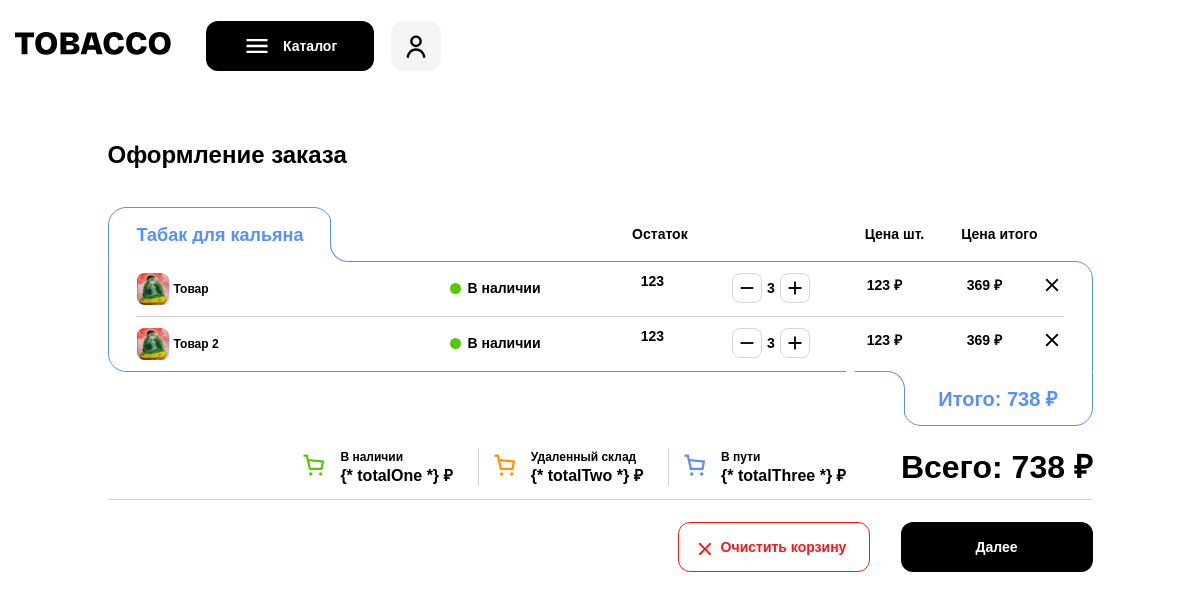
The page /basket/ (signed in) on the database its author committed.
### api/models.py (models this page shows, shortened)
class Category(models.Model):
    name = models.CharField('Название', max_length=30)
    time_create = models.DateTimeField(auto_now_add=True)

class Product(models.Model):
    name = models.CharField('Наименование', max_length=40, blank=True)
    img = models.ImageField('Изображение', upload_to="img/%Y/%m/%d", blank=True)
    rest = models.IntegerField('Остаток', blank=True)
    price = models.IntegerField('Цена', blank=True)
    time_create = models.DateTimeField(auto_now_add=True)
    time_update = models.DateTimeField(auto_now=True)
    is_published = models.BooleanField(default=True)
    availability = models.ForeignKey('Availability', on_delete=models.PROTECT, null=True)  # наличие
    category = models.ForeignKey('Subcategory', on_delete=models.PROTECT, null=True)
    product_status = models.ForeignKey('ProductStatus', on_delete=models.PROTECT, null=True)  # статус товара(new, sale..)

class Availability(models.Model):
    name = models.CharField('Название', max_length=30)
    time_create = models.DateTimeField(auto_now_add=True)
    def __str__(self):
        return self.name

### main/views.py (the view)
# urls.py: path('basket/', basket, name='basket'),
@login_required
def basket(request):
    order = {}
    orders = Order.objects.filter(user=request.user).first()
    total = 0
    for item in json.loads(orders.order):
        item_id = Product.objects.get(id=item)
        item_data = json.loads(orders.order)[item]
        cat_total = item_data['total']
        total += cat_total
        category = item_id.category.parent_category.name
        if category not in order:
            order[category] = {'total': cat_total, 'cat_id': item_id.category.parent_category.id,
                               'data': [{'product': item_id, 'count': item_data['count'], 'total': item_data['total']}]}
        else:
            order[category]['data'].append(
                {'product': item_id, 'count': item_data['count'], 'total': item_data['total']})
            order[category]['total'] += cat_total
    return render(request, 'main/basket.html', {'order': order, 'total': total})

### main/templates/main/basket.html (shortened to what this page needs)
{% extends "main/base.html" %}
{% load static %}
{% block content %}
<main class="main">
  <section class="ordering">
    <div class="ordering__container container">
      <h1 class="ordering__title">Оформление заказа</h1>
      <div class="ordering__content">
        {% for item, products in order.items %}
        <div class="ordering__item ordering-item">
          <div class="ordering-item__head">
            <h2 class="ordering-item__title">{{item}}</h2>
            <ul class="list-reset ordering-item__head-list">
              <div class="ordering-item__head-item">Остаток</div>
              <div class="ordering-item__head-item">Цена шт.</div>
              <div class="ordering-item__head-item">Цена итого</div>
            </ul>
          </div>
          <div class="ordering-item__body">
            {% for product in products.data %}
            <div class="product ordering-item__product" id="item_{{product.product.id}}">
              <div class="product__items product__items--ordering">
                <div class="product__left">
                  <img src="/media/{{product.product.img}}" alt="product" class="image product__img">
                  <h3 class="product__title">{{product.product.name}}</h3>
                </div>
                <ul class="list-reset product__right-list">
                  <li class="product__right-item">
                    <div class="product__presence product__presence--ordering">{{product.product.availability}}</div>
                    <div class="product__residue">{{product.product.rest}}</div>
                    <div class="product__calc product-calc">
                      <button class="btn-reset product-calc__btn product-calc__btn--minus" v-on:click="minusCount({{product.product.id}}, {{product.product.price}}, {{products.cat_id}})"></button>
                      <div class="product-calc__value" value="{{product.count}}" id="count_{{product.product.id}}">
                        {{product.count}}
                      </div>
                      <button class="btn-reset product-calc__btn product-calc__btn--plus" v-on:click="plusCount({{product.product.id}}, {{product.product.price}}, {{products.cat_id}})"></button>
                    </div>
                    <div class="product__size">{{product.product.price}} ₽</div>
                    <div class="product__size-all product__size-all--ordering" value="{{product.total}}" id="total_{{product.product.id}}">{{product.total}} ₽</div>
                    <button class="btn-reset product__btn product__btn--close" v-on:click="delItem({{product.product.id}}, {{products.cat_id}})"></button>
                  </li>
                </ul>
              </div>
            </div>
            {% endfor %}
          </div>
          <div class="ordering-item__bottom">
            <div class="ordering-item__total" id="catTotal_{{products.cat_id}}">Итого: {{products.total}} ₽
            </div>
          </div>
        </div>
        {% endfor %}
      </div>
      <div class="ordering__footer ordering-footer">
        <div class="header__right ordering-footer__item">
          <ul class="list-reset header__list">
            <li class="header__item">
              <div class="header__icon">
                <img loading="lazy"
                     src="{% static 'main/img/path-green.svg' %}"
                     class="image"
                     width="22"
                     height="22"
                     alt="path">
              </div>
              <div class="header__info">
                <div class="header__crit">
                  В наличии
                </div>
                <div class="header__value">
                  {* totalOne *} ₽
                </div>
              </div>
            </li>
            <li class="header__item">
              <div class="header__icon">
                <img loading="lazy"
                     src="{% static 'main/img/path-orange.svg' %}"
                     class="image"
                     width="22"
                     height="22"
                     alt="path">
              </div>
              <div class="header__info">
                <div class="header__crit">
                  Удаленный склад
                </div>
                <div class="header__value">
                  {* totalTwo *} ₽
                </div>
              </div>
            </li>
            <li class="header__item">
              <div class="header__icon">
                <img loading="lazy"
                     src="{% static 'main/img/path-blue.svg' %}"
                     class="image"
                     width="22"
                     height="22"
                     alt="path">
              </div>
              <div class="header__info">
                <div class="header__crit">
                  В пути
                </div>
                <div class="header__value">
                  {* totalThree *} ₽
                </div>
              </div>
            </li>
          </ul>
          <div class="ordering__total" value="{{ total }}" id="total">
            Всего: {{ total }} ₽
          </div>
        </div>
        <div class="ordering-footer__item">
          <button class="btn-reset btn-red btn-red--clear" v-on:click="busketClear()">
            Очистить корзину
          </button>
          <button class="btn-reset btn ordering-footer__btn" v-on:click="busketNext()">
            Далее
          </button>
        </div>
      </div>
    </div>
  </section>
</main>
{%endblock%}

### rows shown on the page
Category: order "Табак для кальяна"
Product: product.img (picture), product.name "Товар", product.availability "В наличии", product.rest "123", count "3", product.price "123", total "369"
Product: product.img (picture), product.name "Товар 2", product.availability "В наличии", product.rest "123", count "3", product.price "123", total "369"

### other values the page prints
{{ products.total }} "738"
{{ total }} "738"
